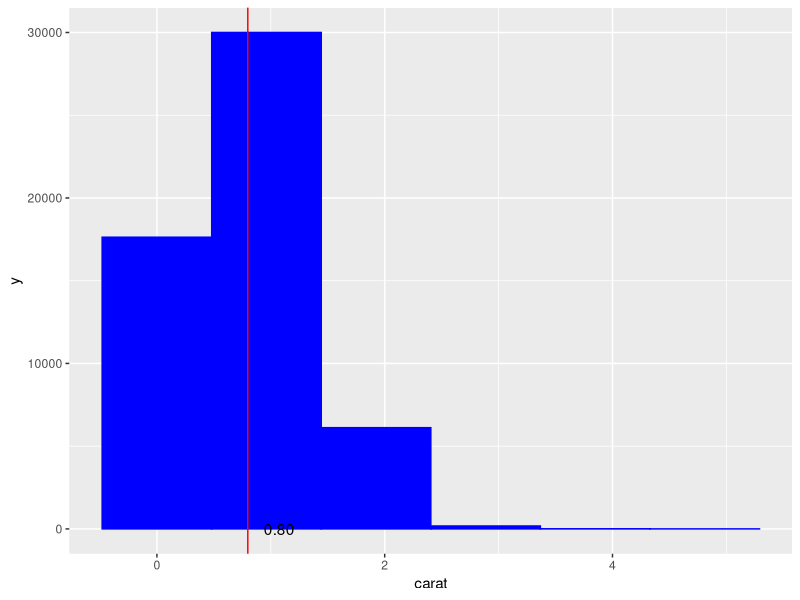
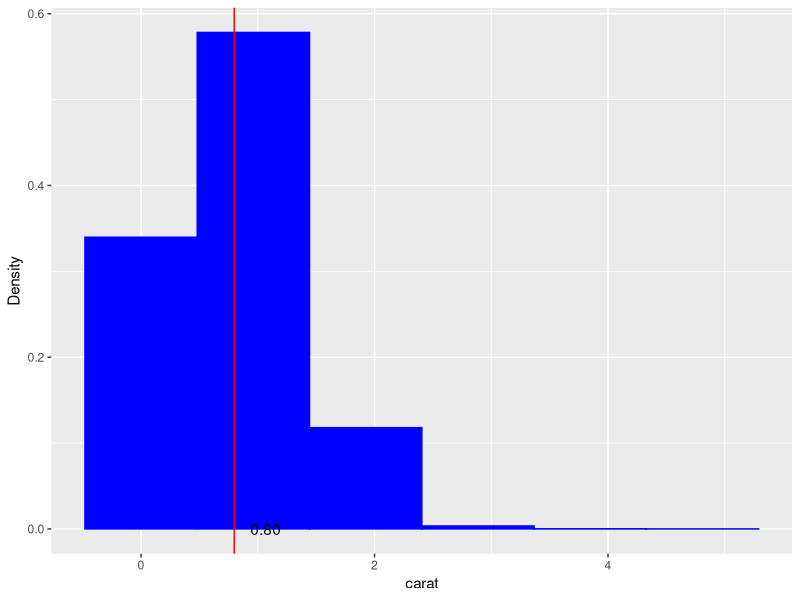
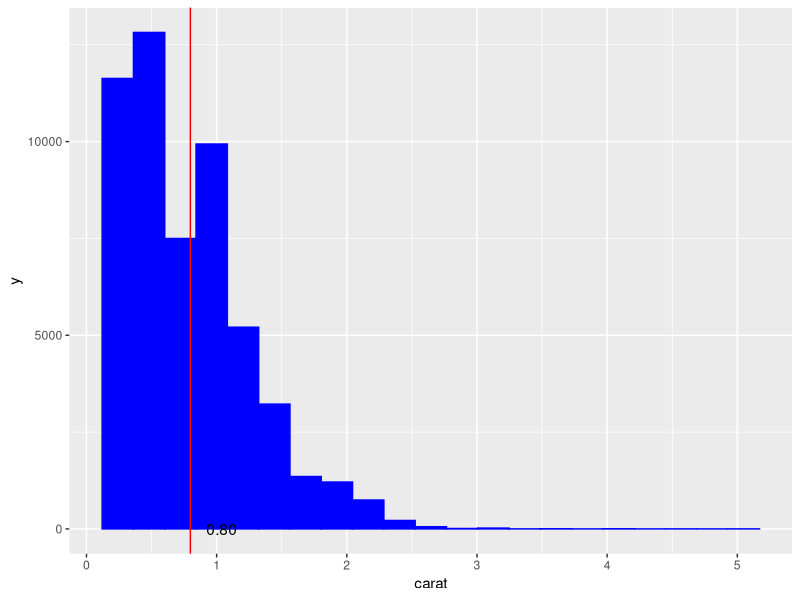
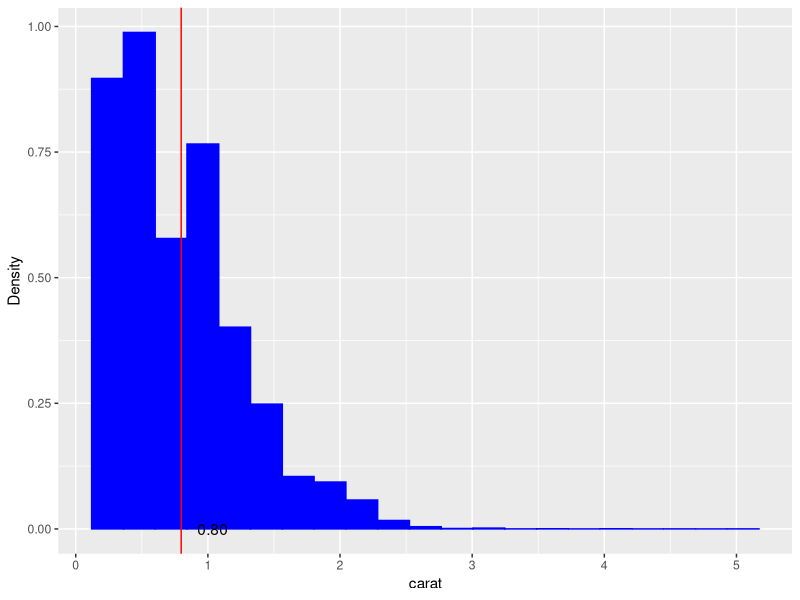
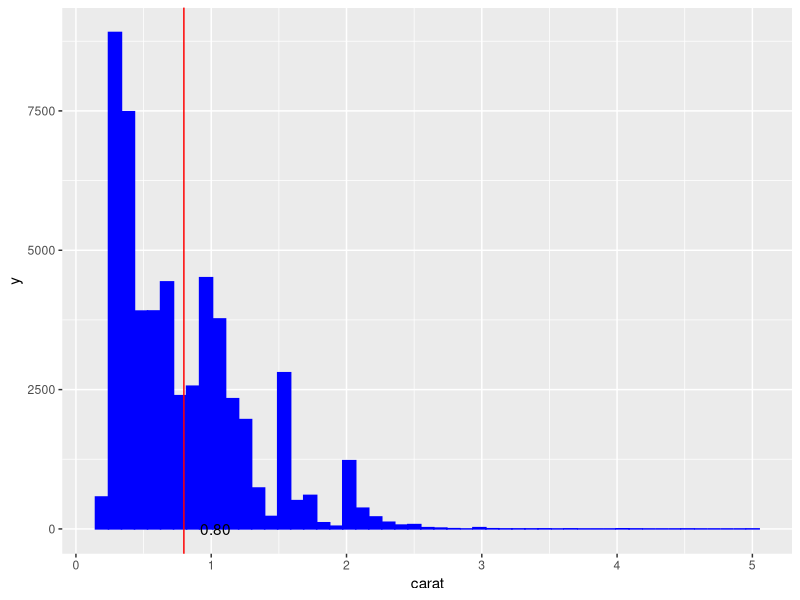
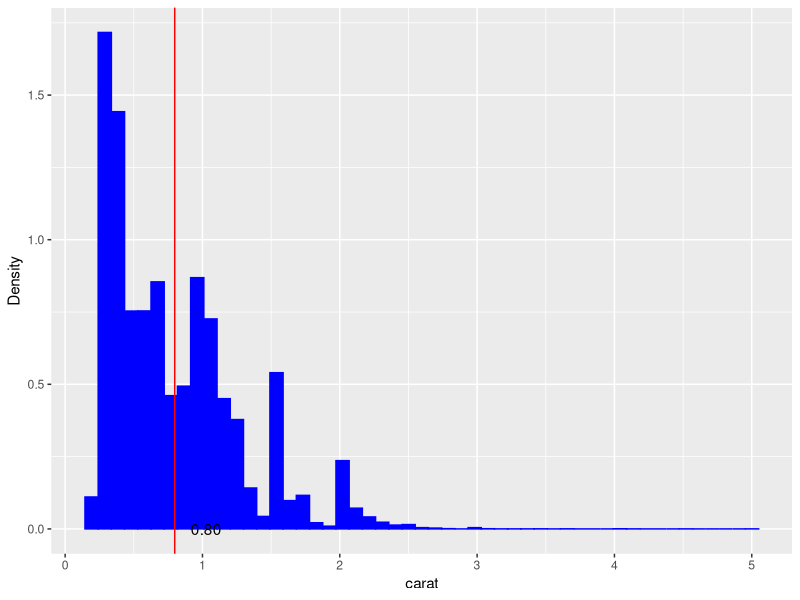
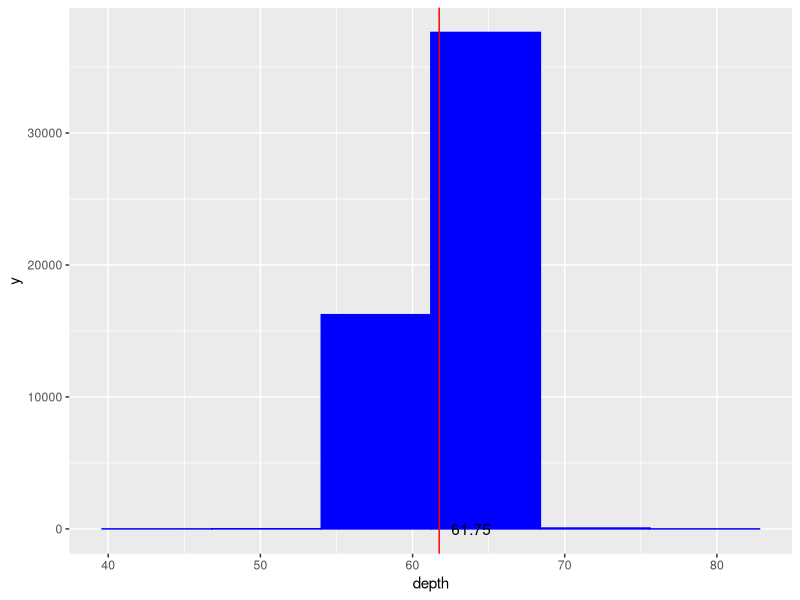
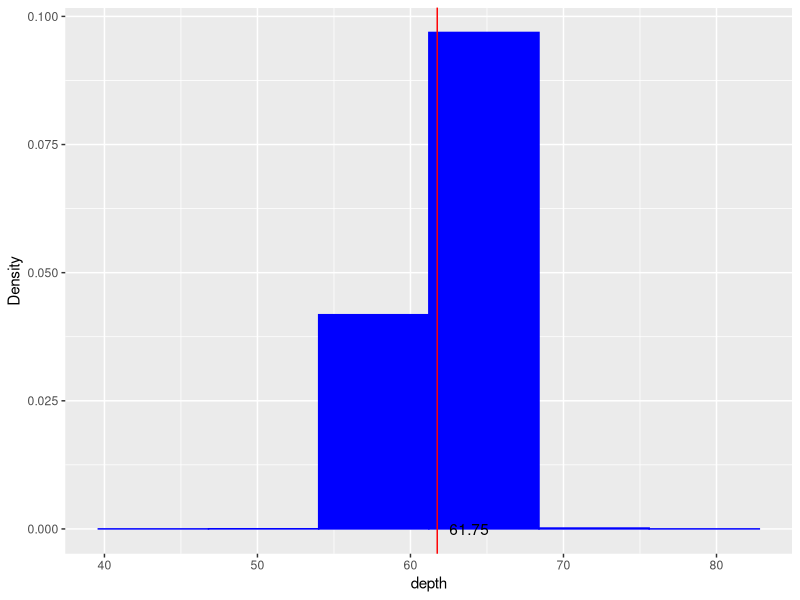

Generate these figures, in order, with R: (Note: this script raises an error after producing the figures.)
## ---- chunk 1
#Problem 1
#Plot a pair of blue histograms with a vertical red line at the mean for every numerical variable at each bin size specified in the bin sizes input parameter.

#calls the data frame 'diamonds' and 'mtcars' into memory 
# SW: you cannot load the diamonds data set if you have not first loaded
# ggplot2, this causes all subsequent references to diamonds to fail.
require(ggplot2)
require(grid)

data(diamonds)
data(mtcars)

#binsizes <- c(5, 20, 50)
#threshold <- 0.25
#df <- data(diamonds)
#Here 'A' is being assigned and 'as.logical' attempts to coerce its argument to be of logical type. 'rep' replicates the values in x. 'c' forms a vector.

diamonds <- within(diamonds, 'A' <- as.logical(rep(c("True","False"), c(23599, 30341)))) 
#str(A) will show us that logi is made up of Trues and Falses
str(diamonds)
#'<-' assigns a value to a name, here a new vector is assigned to 'var_num', 'var_factor' and 'var_logical' that uses the built in 'sapply' which by default returns a vector, which takes all the parts of the data frame diamonds in this case and pulls out the numeric, factor and logical columns
var_num <- diamonds[sapply(diamonds, is.numeric) == TRUE]
var_factor <- diamonds[sapply(diamonds, is.factor) == TRUE]  
var_logical <- diamonds[sapply(diamonds, is.logical) == TRUE]
str(var_num)
str(var_factor)
str(var_logical)
## ---- chunk 2
#Add loop in function for all variables, bin sizes and mean line
explore <- function(df, binsizes, corr_thresh) 
{
  for (i in 1:length(var_num))
  {
    for (bins in 1:length(binsizes))
    {
      #Calculate bin size
      num_bins <- (max(var_num[[i]])-min(var_num[[i]]))/binsizes[bins]
      
      #Calculate the mean and label
      col_mean <- mean(var_num[[i]])
      mean_Label = sprintf("%8.2f ", col_mean)
      
      #Plot regular count histogram
      explore <- ggplot(var_num, aes(x=var_num[[i]]),
                         environment = environment())
      explore <- explore +
        geom_histogram(colour = 'blue',
                       fill = 'blue',
                       binwidth=num_bins) +
        labs(x=names(var_num)[[i]]) +
        geom_vline(xintercept=col_mean, colour='red') +
        annotate("text",x=col_mean,y=0,label=mean_Label,hjust=0)
      print(explore)
      #Plot denisty histogram
      print(explore + aes(y=..density..) + labs(y="Density"))
      }
    }
#Problem #2
#Plot a gray bar graph for every categorical and binary variable.  
  for ( k in 1:length(var_logical))
    {
      explore <- ggplot(var_logical, aes(x=var_logical[[k]]), 
                        environment = environment()) 
  
explore <- explore + geom_bar(fill="gray", colour="gray") + labs(x=names(var_logical)[k])
print(explore) 
      }
#Problem 3
#Calculate the r^2 value for every pair of numerical variables.
      for(i in 1:length(var_num))
      {
      r_square <- cor(var_num[i] ,var_num[i+1])^2
      print(r_square)
      }
  }
## ---- chunk 3
#Test it
explore(diamonds, c(5,20,50))
## ---- chunk 4


#Problem 4
#a: A frequency table for every categorical and binary variable.
freq_a <-table(var_factor[1])
freq_b <- table(var_factor)
str(freq_a)
str(freq_b)

freq_c <-table(var_logical[1])
freq_d <- table(var_logical)
str(freq_a)
str(freq_b)

